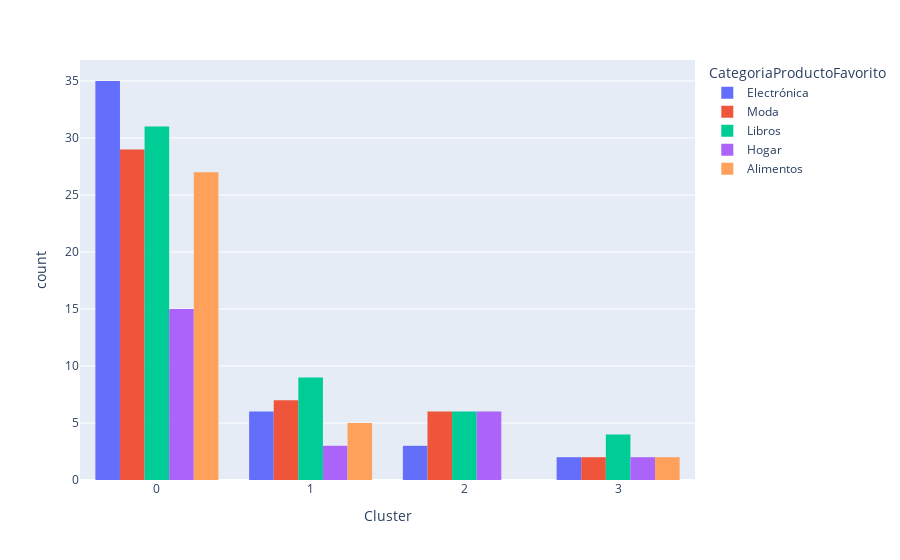

Notebook code for this chart:
### Code cell
# Graficar productos favoritos por cluster

fig = px.histogram(df, x='Cluster', color='CategoriaProductoFavorito', barmode='group')

fig.show()

### Figure 1 — Plotly figure (JSON) as saved in the notebook; plotly's stock layout.template omitted (floating-point values rounded to 4 significant figures)
{"data": [{"alignmentgroup": "True", "bingroup": "x", "hovertemplate": "CategoriaProductoFavorito=Electrónica<br>Cluster=%{x}<br>count=%{y}<extra></extra>", "legendgroup": "Electrónica", "marker": {"color": "#636efa", "pattern": {"shape": ""}}, "name": "Electrónica", "offsetgroup": "Electrónica", "orientation": "v", "showlegend": true, "type": "histogram", "x": [0, 0, 2, 2, 0, 0, 0, 0, 0, 0, 0, 0, 1, 0, 0, 2, 0, 0, 0, 0, 0, 0, 0, 1, 0, 3, 0, 0, 0, 0, 1, 0, 3, 0, 1, 0, 0, 0, 1, 0, 0, 0, 0, 0, 1, 0], "xaxis": "x", "yaxis": "y"}, {"alignmentgroup": "True", "bingroup": "x", "hovertemplate": "CategoriaProductoFavorito=Moda<br>Cluster=%{x}<br>count=%{y}<extra></extra>", "legendgroup": "Moda", "marker": {"color": "#EF553B", "pattern": {"shape": ""}}, "name": "Moda", "offsetgroup": "Moda", "orientation": "v", "showlegend": true, "type": "histogram", "x": [0, 0, 0, 2, 3, 0, 2, 0, 0, 1, 2, 0, 0, 1, 2, 0, 2, 0, 0, 0, 1, 0, 2, 0, 1, 0, 0, 0, 0, 1, 3, 0, 0, 0, 0, 0, 1, 0, 0, 0, 1, 0, 0, 0], "xaxis": "x", "yaxis": "y"}, {"alignmentgroup": "True", "bingroup": "x", "hovertemplate": "CategoriaProductoFavorito=Libros<br>Cluster=%{x}<br>count=%{y}<extra></extra>", "legendgroup": "Libros", "marker": {"color": "#00cc96", "pattern": {"shape": ""}}, "name": "Libros", "offsetgroup": "Libros", "orientation": "v", "showlegend": true, "type": "histogram", "x": [1, 0, 2, 0, 2, 0, 0, 0, 0, 0, 0, 1, 1, 1, 0, 0, 2, 0, 3, 0, 2, 2, 0, 0, 0, 0, 0, 3, 0, 0, 3, 1, 0, 0, 0, 1, 0, 0, 3, 0, 1, 2, 0, 0, 1, 1, 0, 0, 0, 0], "xaxis": "x", "yaxis": "y"}, {"alignmentgroup": "True", "bingroup": "x", "hovertemplate": "CategoriaProductoFavorito=Hogar<br>Cluster=%{x}<br>count=%{y}<extra></extra>", "legendgroup": "Hogar", "marker": {"color": "#ab63fa", "pattern": {"shape": ""}}, "name": "Hogar", "offsetgroup": "Hogar", "orientation": "v", "showlegend": true, "type": "histogram", "x": [3, 1, 0, 0, 0, 2, 0, 0, 3, 0, 0, 2, 2, 0, 1, 1, 2, 0, 0, 2, 0, 0, 0, 2, 0, 0], "xaxis": "x", "yaxis": "y"}, {"alignmentgroup": "True", "bingroup": "x", "hovertemplate": "CategoriaProductoFavorito=Alimentos<br>Cluster=%{x}<br>count=%{y}<extra></extra>", "legendgroup": "Alimentos", "marker": {"color": "#FFA15A", "pattern": {"shape": ""}}, "name": "Alimentos", "offsetgroup": "Alimentos", "orientation": "v", "showlegend": true, "type": "histogram", "x": [0, 0, 0, 0, 3, 0, 0, 0, 0, 0, 0, 3, 0, 0, 0, 0, 0, 1, 0, 0, 0, 1, 0, 0, 0, 1, 1, 0, 0, 0, 1, 0, 0, 0], "xaxis": "x", "yaxis": "y"}], "layout": {"barmode": "group", "legend": {"title": {"text": "CategoriaProductoFavorito"}, "tracegroupgap": 0}, "margin": {"t": 60}, "xaxis": {"anchor": "y", "domain": [0, 1], "title": {"text": "Cluster"}}, "yaxis": {"anchor": "x", "domain": [0, 1], "title": {"text": "count"}}}}
